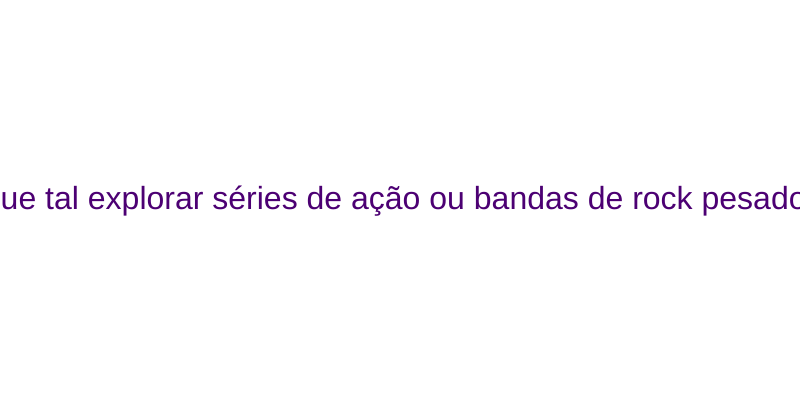
Frame 1 (no input)
Frame 60 (no input): identical to frame 1, image omitted
Frame 120 (the mouse pressed at the canvas centre since frame 60): identical to frame 1, image omitted

The p5.js sketch that drew this single still picture (run headless with seeded random() and noise() and a simulated clock; from frame 60 on, the mouse is pressed at the canvas centre):

// p5.js sketch
// ── sketch.js
let campoIdade;
let campoRockPesado; // Campo para rock pesado
let campoSeriesAcao; // Campo para séries de ação

function setup() {
  createCanvas(800, 400);
  createElement("h2", "Recomendador de conteúdo"); // Título abrangente
  createSpan("Sua idade:");
  campoIdade = createInput("16"); // Idade padrão já mais alta, pensando nas novas recomendações
  campoRockPesado = createCheckbox("Gosta de rock pesado (Skillet)?"); // Checkbox para Skillet
  campoSeriesAcao = createCheckbox("Gosta de séries de ação (Invencível/TWD)?"); // Checkbox para Invencível/TWD
}

function draw() {
  background("white");
  let idade = campoIdade.value();
  let gostaDeRockPesado = campoRockPesado.checked();
  let gostaDeSeriesAcao = campoSeriesAcao.checked();

  let recomendacao = geraRecomendacao(idade, gostaDeRockPesado, gostaDeSeriesAcao);

  fill(color(76, 0, 115));
  textAlign(CENTER, CENTER);
  textSize(32);
  text(recomendacao, width / 2, height / 2);
}

function geraRecomendacao(idade, gostaDeRockPesado, gostaDeSeriesAcao) {
  // Converte a idade para número inteiro
  idade = parseInt(idade);

  // Lógica principal: foca nas novas recomendações
  if (gostaDeSeriesAcao) {
    if (idade >= 16) { // Apenas para idade apropriada
      return "Para séries de ação/suspense, assista: The Walking Dead ou Invencível!";
    } else {
      return "The Walking Dead e Invencível são para maiores de 16. Que tal algo mais leve?";
    }
  }

  if (gostaDeRockPesado) {
    if (idade >= 10) { // Skillet pode ser apreciado por um público um pouco mais jovem
        return "Para rock pesado, ouça a banda Skillet!";
    } else {
        return "Skillet é uma banda mais intensa. Que tal explorar outros gêneros?";
    }
  }

  // Se nenhuma das opções acima for marcada ou a idade não for compatível
  if (idade >= 16) {
    return "Que tal explorar séries de ação ou bandas de rock pesado?";
  } else if (idade >= 10) {
    return "Descubra novas bandas ou séries de acordo com seu gosto!";
  } else {
    return "Divirta-se com o que você já gosta!";
  }
}

// ── style.css
body {
    color: white;
    background: black;
    margin: 0px;
    font-family: "Chakra Petch", sans-serif;
    margin-bottom: 100px;
}html, body {
  margin: 30px;
  padding: 0;
  background-color: rgb(221,233,251);
}

canvas {
  display: block;
}


header {
    border-bottom: solid 2px rgb(42, 122, 228);
    padding: 20px;
    font-size: 32px;
    color: rgb(42, 122, 228);
}

.chamada {
    background: rgb(184, 156, 213);
    padding-bottom: 80px;
    padding-top: 80px;
    display: flex;
    justify-content: center;
}

.chamada-texto {
    margin-right: 5%;
}

h1 {
    font-size: 40px;
}

p {
    font-size: 20px;
}

.categoria-videos {
    display: flex;
    overflow-x: auto;
    gap: 10px;
}

.categoria {
    padding-left: 20px;
    padding-right: 20px;
    margin-top: 50px;
}

.categoria-videos img {
    opacity: 0.5;
    height: 200px;
}

.categoria-videos img:hover {
    opacity: 1.0;
    border: 3px solid green;
}

.categoria h2 {
    color: rgb(42, 122, 228);
}
